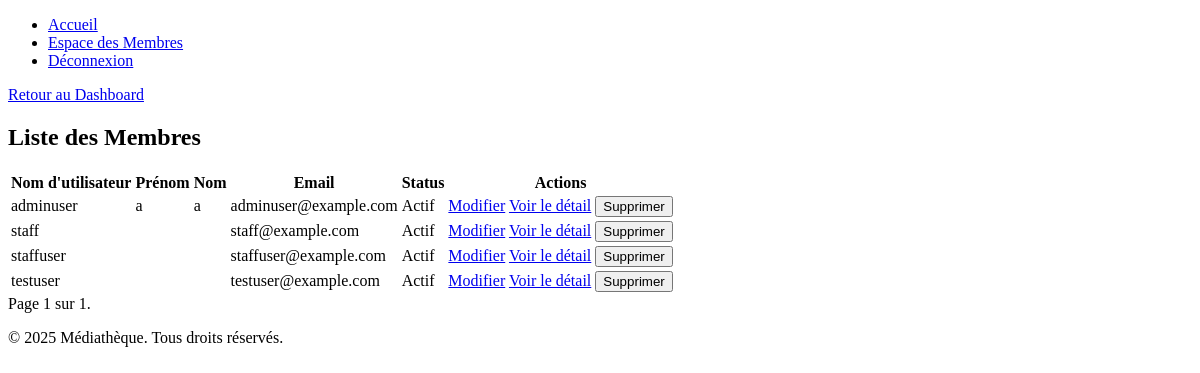
The app's page /staff/membres/ (signed in), older data.
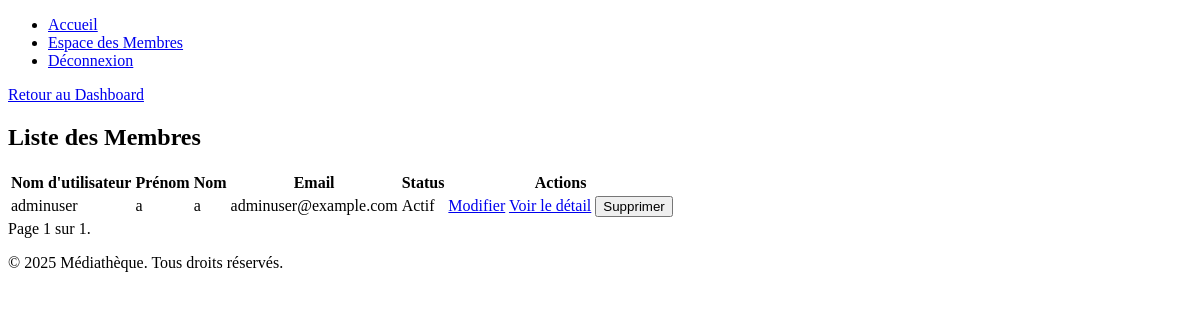
The same page, newer data.
### mediatheque/authentification/models.py (models this page shows, shortened)
class CustomUser(AbstractUser):
    ADMIN = 'admin'
    STAFF = 'staff'
    CLIENT = 'client'
    ROLE_CHOICES = [
        (ADMIN, 'Admin'),
        (STAFF, 'Staff'),
        (CLIENT, 'Client'),
    ]
    role = models.CharField(max_length=20, choices=ROLE_CHOICES, default=CLIENT)
    objects = CustomUserManager()  # Utilisation du manager personnalisé

### mediatheque/staff/views/member_views.py (the view)
# urls.py: path('membres/', member_views.member_list, name='liste_membres'),
@login_required
@role_required(User.STAFF)
@permission_required('authentification.can_view_members', raise_exception=True)
def member_list(request):
    members = User.objects.exclude(pk__isnull=True).exclude(pk=0).exclude(pk=request.user.pk).order_by('username')
    page_number = request.GET.get('page', 1)
    paginator = Paginator(members, 10)  # 10 membres par page
    page_obj = paginator.get_page(page_number)
    return render(request, 'staff/members/member_list.html', {'page_obj': page_obj})

### mediatheque/staff/templates/staff/members/member_list.html (shortened to what this page needs)
{% extends 'base.html' %}
{% block return_link %}
<a href="{% url 'staff:espace_staff' %}">Retour au Dashboard</a>
{% endblock %}
{% block content %}
<div class="container mt-4">
    <h2>Liste des Membres</h2>
    <table class="table table-bordered">
        <thead>
        <tr>
            <th>Nom d'utilisateur</th>
            <th>Prénom</th>
            <th>Nom</th>
            <th>Email</th>
            <th>Status</th>
            <th>Actions</th>
        </tr>
        </thead>
        <tbody>
        {% for member in page_obj %}
        {% if member.pk and member.pk > 0 %}
        <tr>
            <td>{{ member.username }}</td>
            <td>{{ member.first_name }}</td>
            <td>{{ member.last_name }}</td>
            <td>{{ member.email }}</td>
            <td>{% if member.is_active %}Actif{% else %}Inactif{% endif %}</td>
            <td>
                <a href="{% url 'staff:modifier_membre' member.pk %}" class="btn btn-warning btn-sm">Modifier</a>
                <a href="{% url 'staff:membre_detail' pk=member.pk %}" class="btn btn-info btn-sm">Voir le détail</a>
                <form action="{% url 'staff:supprimer_membre' member.pk %}" method="post" style="display:inline;">
                    <button type="submit" class="btn btn-danger btn-sm"
                            onclick="return confirm('Voulez-vous vraiment supprimer ce membre ?')">Supprimer
                    </button>
                </form>
            </td>
        </tr>
        {% else %}
        <tr>
            <td colspan="6" class="text-danger text-center">Membre invalide (pk={{ member.pk }})</td>
        </tr>
        {% endif %}
        {% empty %}
        <tr>
            <td colspan="6" class="text-center">Aucun membre trouvé.</td>
        </tr>
        {% endfor %}
        </tbody>
    </table>
    <div class="pagination mt-4">
        <span class="step-links">
            <span class="current">
                Page {{ page_obj.number }} sur {{ page_obj.paginator.num_pages }}.
            </span>
        </span>
    </div>
</div>
{% endblock %}

Row changes from the older to the newer data that the page shows:
removed CustomUser: username "staff", email "staff@example.com", is_active "Actif"
removed CustomUser: username "staffuser", email "staffuser@example.com", is_active "Actif"
removed CustomUser: username "testuser", email "testuser@example.com", is_active "Actif"
